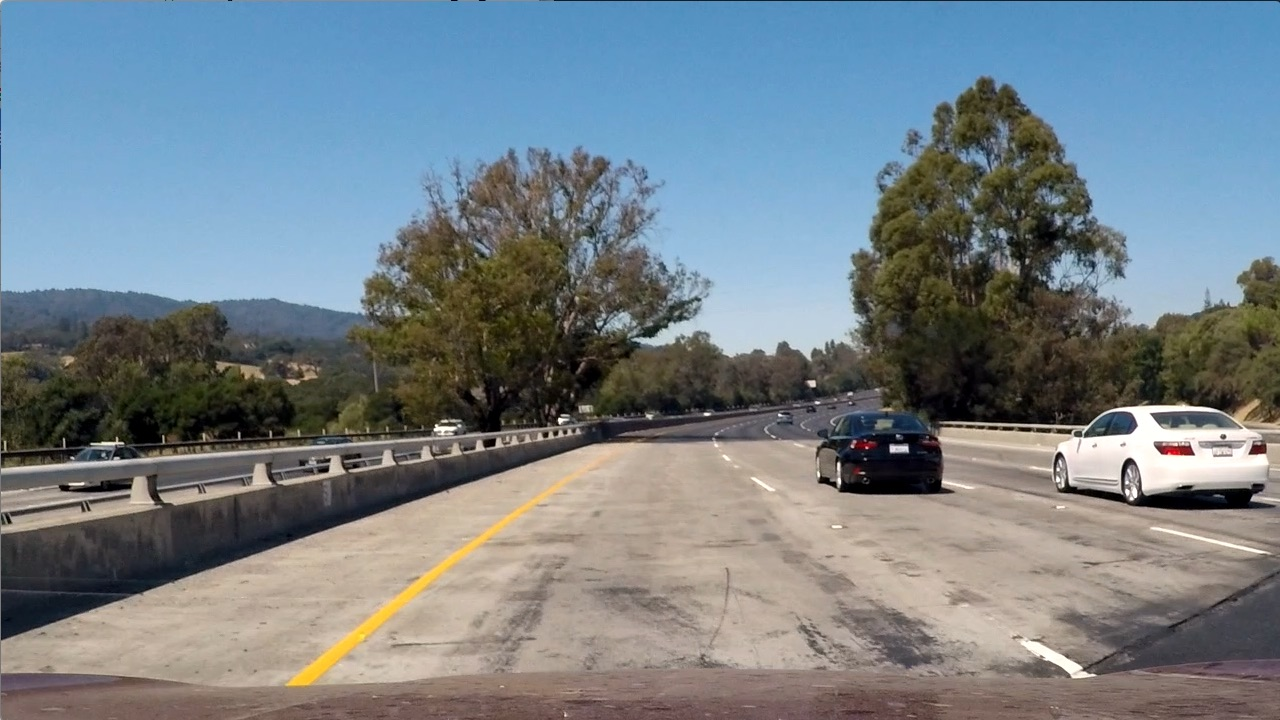
#> input picture test_images/test1.jpg, 1280 x 720 px; its folder holds 4 pictures in this run
$ jupyter execute --allow-errors project5.ipynb   (older library calls are emulated)
#> lines starting #> are read from the running program, lines starting #| are printed output that depends on the picture; after the words box and inside, x2 and y2 are one past the last pixel; in counts of white or black regions, pixels touching at a corner belong together
# Vehicle Detection and Tracking
Detect vehicles and track their position on the road in a test video using python, state vector machines, and openCV2
## Author: Aneeq Mahmood
### Email: aneeq.sdc@gmail.com

# Cell 0: Import main modules

[cell 1]
# import modules to be used
import numpy as np
import matplotlib.pyplot as plt
import cv2
from glob import glob
from scipy.ndimage.measurements import label
from random import shuffle
import os
import pickle
from skimage.feature import hog
import collections
import itertools
print("Import finished")

## Cell 1: Helper to read images from directories

[cell 2]
def dataset_read( v_dir, nv_dir,veh, nveh):
    """
    Function to read images of vehicles and non-vehicles, and saving them in a dictionary
    Inputs
    v_dir: directory path for vehicle images
    nv_dir: directory path to non-vehicles images
    veh: sub folders  list for vehicles
    nveh: list containing subfolders for non-vehicle images

    Output
    image_dic: dictionary of vehicles and non-vehicle images
    """
    image_dic = {}
    key1 = "vehicles"
    key2 = "non_vehicles"
    image_dic[key1] = list()
    image_dic[key2] = list()
    downsample = 5                   # downsample by this number for timeseries  images

     # First read non-vehicle images
    for non_vehicles in nveh:
        #iterate through non-vehicles subdirectories
        img_mask = nv_dir + non_vehicles +'*.png'
        img_names = glob(img_mask)

        for img in img_names:           # read images from glob an save in dict

            im = cv2.imread(img)        # use cv2 to read so that image values are between 0 and 255
            image_dic[key2].append(cv2.cvtColor(im,cv2.COLOR_BGR2RGB))   # change colorspace and save in images

    # Iterating through vehicles subfolders
    for vehicles in veh:
        #iterate through non-vehicles subdirectories
        img_mask = v_dir + vehicles +'*.png'
        img_names = glob(img_mask)

        for ind, img in enumerate(img_names):     # read images from glob an save in dict

            if ( "KTTI" in vehicles ):             # Read all images rom KTTI
                im = cv2.imread(img)               # use cv2 to read so that image values are between 0 and 255
                image_dic[key1].append(cv2.cvtColor(im,cv2.COLOR_BGR2RGB))   # change colorspace and save in images
            else:                                  # read every 5th image  for GTT
                if (not ind % downsample):
                    im = cv2.imread(img)
                    image_dic[key1].append(cv2.cvtColor(im,cv2.COLOR_BGR2RGB))

    # Making sure that all dictionary keys have same length of values

    differ = abs(len(image_dic["vehicles"] ) - len(image_dic["non_vehicles"] ))

    # non-vehicles has bigger size
    temp = image_dic["non_vehicles"]

    # Shuffle the non-vehicle images
    shuffle(temp)
    # Cut down the number of non-vehicles images
    temp[:differ] = []


    image_dic["non_vehicles"] = temp


    return image_dic

# Cell 1a: Import training dataset

[cell 3]
# IF images are already sorted and available, then use them
if os.path.exists("image_dict.p"):
    print("Using images already provided in a dictionary")
    with open('image_dict.p', 'rb') as fp:
        image_dict = pickle.load(fp)

else: # read images from directory "image_bank"
    print("Making new image dictionary")

    #Specifying folders and subfolders for entire data set
    vehicles_dir = "image_bank/vehicles/"
    n_vehicles_dir = "image_bank/non-vehicles/"
    vehicles = ["GTI_Far/","GTI_Left/","GTI_MiddleClose/","GTI_Right/", "KITTI_extracted/"]
    non_vehicles = ["Extras/","GTI/"]

    image_dict = {}
    image_dict = dataset_read(vehicles_dir, n_vehicles_dir, vehicles, non_vehicles)


    with open('image_dict.p', 'wb') as fp:
        pickle.dump(image_dict, fp)

#> (the rest of this cell did not finish here and is left out)

# Cell 2: Extract Feature Pipeline
This cell contain all feature extraction techniques  namely, spatial features (resized images), color features (from histogram), all hog features. These methods are obtained from code from tutorials and quizes in class.

[cell 4]
# Define a function to compute binned color features
# [30 lines left out: functions bin_spatial, color_hist, get_hog_features, not called in this run]


# Extract features from a list of images
def all_img_features(imgs, color_space='RGB', spatial_size=(32, 32),
                        hist_bins=32, orient=9,
                        pix_per_cell=8, cell_per_block=2, hog_channel=0,
                        spatial_feat=True, hist_feat=True, hog_feat=True):
    #1) Define an empty list to receive features
#> called with color_space = 'YUV', spatial_size = (32, 32), hist_bins = 64, orient = 9, pix_per_cell = 8, cell_per_block = 2, hog_channel = 'ALL', spatial_feat = True
    features = []
    # Obtain feature from every image in list, imgs
    for img in imgs:

        img_features = []        # a list to combine all types of features
        spatial_features = []    # list to save spatial features
        hist_features = []       # list to save histogram features
        hogg = []                # list to save hogg features

        #2) Apply color conversion if other than 'RGB'
        if color_space != 'RGB':
            if color_space == 'HSV':
                feature_image = cv2.cvtColor(img, cv2.COLOR_RGB2HSV)
            elif color_space == 'LUV':
                feature_image = cv2.cvtColor(img, cv2.COLOR_RGB2LUV)
            elif color_space == 'HLS':
                feature_image = cv2.cvtColor(img, cv2.COLOR_RGB2HLS)
            elif color_space == 'YUV':
                feature_image = cv2.cvtColor(img, cv2.COLOR_RGB2YUV)
            elif color_space == 'YCrCb':
                feature_image = cv2.cvtColor(img, cv2.COLOR_RGB2YCrCb)
        else: feature_image = np.copy(img)
        #3) Compute spatial features if flag is set
        if spatial_feat == True:
            spatial_features = bin_spatial(feature_image, size=spatial_size)
            #print(len(spatial_features))
        #5) Compute histogram features if flag is set
        if hist_feat == True:
            hist_features = color_hist(feature_image, nbins=hist_bins)
            #print(len(hist_features))

        #7) Compute HOG features if flag is set
        if hog_feat == True:
            if hog_channel == 'ALL':         # Use all 3 channels
               # hogg = []
                for channel in range(feature_image.shape[2]):
                    hogg.append(get_hog_features(feature_image[:,:,channel],
                                    orient, pix_per_cell, cell_per_block,
                                    vis=False, feature_vec=True))
                hogg = np.ravel(hogg)
                #print(len(hogg))
            else:
                hogg.append( get_hog_features(feature_image[:,:,hog_channel], orient,
                            pix_per_cell, cell_per_block, vis=False, feature_vec=True))

           # Collect all features for one images
            img_features.append(np.concatenate((spatial_features,hist_features,hogg)))


            # Save these in a different array

            features.append(img_features)
            #break
    return features

# Extract features from a single images

# [45 lines left out: function single_img_features, not called in this run]

# Cell 3: Get Dataset and set feature parameters

[cell 5]
# Combine car and non-car images in one array
car_images = image_dict["vehicles"] + image_dict["non_vehicles"]
# Get  labels for car_images as 1 and 0
labels =    np.hstack((np.ones(len(image_dict["vehicles"])), np.zeros(len(image_dict["non_vehicles"]))))


print(len(labels), np.shape(car_images))


color_space = "YUV" # Can be RGB, HSV, LUV, HLS, YUV, YCrCb
orient = 9  # HOG orientations
pix_per_cell = 8 # HOG pixels per cell
cell_per_block = 2 # HOG cells per block
hog_channel = "ALL" # Can be 0, 1, 2, or "ALL"
spatial_size = (32, 32) # Spatial binning dimensions
hist_bins = 64    # Number of histogram bins
spatial_feat = True # Spatial features on or off
hist_feat = True # Histogram features on or off
hog_feat = True # HOG features on or off

# Cell 3a: Plot test outputs for hog features

#> (a cell that did not finish here is left out)

#  Cell 4: Extract Features from image dataset

[cell 7]
# Get a feature array for all training images
features = all_img_features(car_images, color_space,
                            spatial_size, hist_bins,
                            orient, pix_per_cell,
                            cell_per_block,
                            hog_channel,
                             spatial_feat, hist_feat, hog_feat)

sh = np.shape(features)

#> (the rest of this cell did not finish here and is left out)

# Cell 5: Import State vector machine (SVM)
import SVM and normalise the data by removing mean and diving by standard deviation

[cell 8]
from sklearn.svm import SVC
import time
from sklearn.cross_validation import train_test_split
from sklearn.metrics import accuracy_score
from sklearn.preprocessing import StandardScaler

#> (the rest of this cell did not finish here and is left out)

# Cell 6: Train the SVM with data

[cell 9]
import pickle

# If model already trained, use this
#> (the rest of this cell did not finish here and is left out)

# Cell 7: Get test images from test directory using glob

[cell 10]
test_dir = "test_images/"

mask = test_dir + '*.jpg'
img_names = glob(mask)                   # Collect image names

test_images = []
for fn in img_names:

    img = cv2.imread(fn)
#> img is the input picture: shape (720, 1280, 3); mean B, G, R 135.5, 128.7, 117.5
    test_images.append(cv2.cvtColor(img,cv2.COLOR_BGR2RGB))   # change colorspace and save in images

# PLot a random image
plt.imshow(test_images[np.random.randint(len(test_images))])
plt.show()
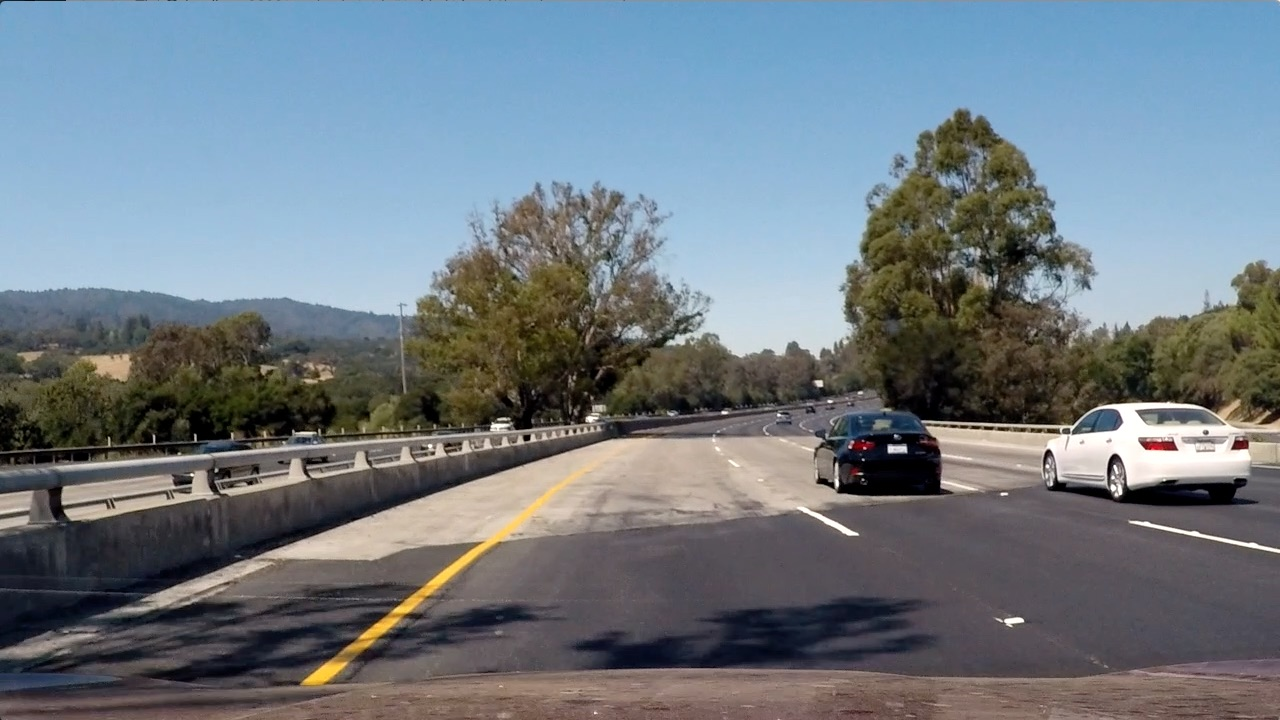
#> shown: shape (720, 1280, 3); mean R, G, B 112.2, 122.7, 130.9

# Cell 8: Helping functions for sliding windows across and image

[cell 11]
def draw_boxes(img, bboxes, color=(0, 0, 255), thick=6):
    """
    A function to draw boxes on top of images
    Inputs
    img: input images
    bboxes: list of lists with coordinates of bounding boxes
    color: color assigned to the bbox
    thick: thickness of the line
    """
    # Make a copy of the image
    imcopy = np.copy(img)
    # go through the list of lists
    for item in itertools.chain(bboxes):
        # Draw a rectangle given bbox coordinates
        for bbox in item:  # Iterate through the bounding boxes
            cv2.rectangle(imcopy, bbox[0], bbox[1], color, thick)
    # Return the image copy with boxes drawn
    return imcopy


from sklearn.preprocessing import StandardScaler


# [40 lines left out: function search_windows, not called in this run]


# Define a function that takes an image,
# start and stop positions in both x and y,
# window size (x and y dimensions),
# and overlap fraction (for both x and y)
def slide_window(img, x_start_stop=[None, None], y_start_stop=[None, None],
                    xy_window=(64, 64), xy_overlap=(0.5, 0.5)):
    """
    Get coordinates of boxes after sliding boxes on an images
    Inputs
    x_start_stop: Start and end coordinates of  x-axis
    y_start_stop= Start and end coordinates of  y-axis
    xy_window= Tuple of window size in pixels,
    xy_overlap= Tuple of overlap between new and old windows

    Outputs:
    window_list: list of bounding boxes for a particular window size
    """


    # If x and/or y start/stop positions not defined, set to image size
    if x_start_stop[0] == None:
        x_start_stop[0] = 0
    if x_start_stop[1] == None:
        x_start_stop[1] = img.shape[1]
    if y_start_stop[0] == None:
        y_start_stop[0] = 0
    if y_start_stop[1] == None:
        y_start_stop[1] = img.shape[0]
    # Compute the span of the region to be searched
    xspan = np.abs((x_start_stop[1] - x_start_stop[0]))
    yspan = y_start_stop[1] - y_start_stop[0]
    # Compute the number of pixels per step in x/y
    nx_pix_per_step = np.int(xy_window[0]*(1 - xy_overlap[0]))
    ny_pix_per_step = np.int(xy_window[1]*(1 - xy_overlap[1]))
    # Compute the number of windows in x/y
    nx_buffer = np.int(xy_window[0]*(xy_overlap[0]))
    ny_buffer = np.int(xy_window[1]*(xy_overlap[1]))
    nx_windows = np.int((xspan-nx_buffer)/nx_pix_per_step)
    ny_windows = np.int((yspan-ny_buffer)/ny_pix_per_step)
    # Initialize a list to append window positions to
    window_list = []
    # Loop through finding x and y window positions
    # Note: you could vectorize this step, but in practice
    # you'll be considering windows one by one with your
    # classifier, so looping makes sense
    for ys in range(ny_windows):
        for xs in range(nx_windows):
            # Calculate window position
            endx = x_start_stop[0] - xs*nx_pix_per_step  # Start from left most pixels
            startx = endx -  xy_window[0]# calculate starting point with respect to end point
            starty = ys*ny_pix_per_step + y_start_stop[0]
            endy = starty + xy_window[1]
            # Append window position to list
            window_list.append(((startx, starty), (endx, endy)))
    # Return the list of windows
    return window_list

# Cell 9: Draw windows on image of different scales

[cell 12]
win_size = [  64, 100, 128 ] # Sample Window sizes/scales in pixels
windows = []

# Get a list of lists called windows, which contain windows of different sizes
for size in win_size:
    windows.append( slide_window(test_images[0], x_start_stop=[1280, 650], y_start_stop=[370,660],
                    xy_window=(size,int(0.7*size)),xy_overlap=(0.3, 0.3))  )

# Get a random image
test_samp = test_images[np.random.randint(len(test_images))]
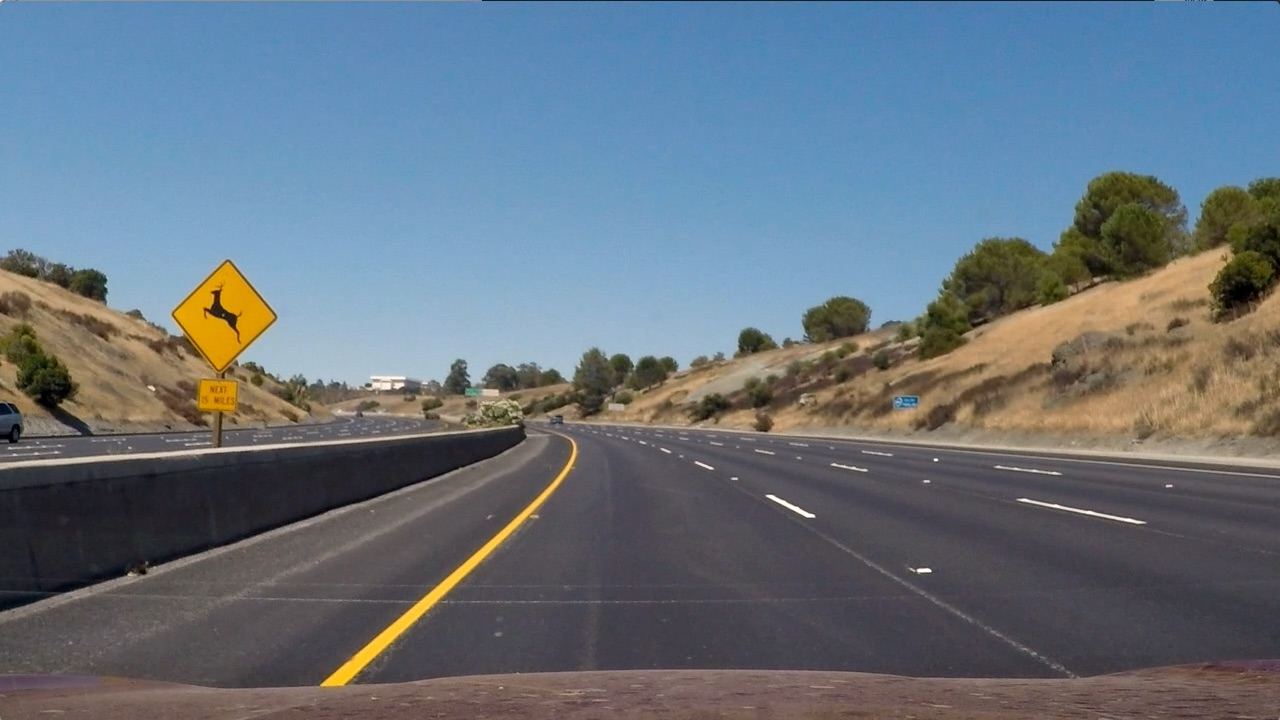
#> test_samp: shape (720, 1280, 3); mean R, G, B 102.8, 114.6, 125.5
# Draw windows on that image, highlighting search area
window_img = draw_boxes(test_samp, windows, color=(0, 0, 255), thick=6)
#> after the loop in draw_boxes, `for item in itertools.chain(bboxes):`:
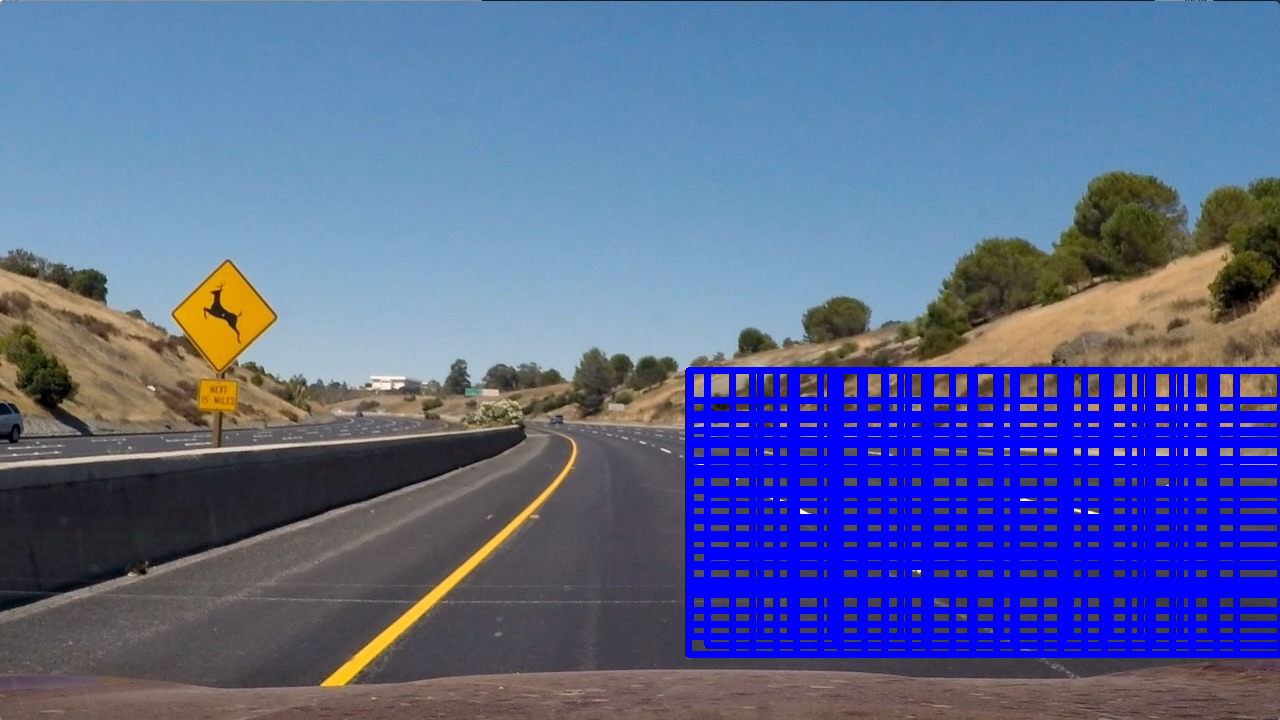
#> imcopy: shape (720, 1280, 3); 15.16% of pixels changed, all inside (x1, y1, x2, y2) = (685, 367, 1280, 658)


plt.imshow(window_img)
plt.savefig("output_images/sliding_windows.jpg")
plt.show()

# Cell 10: Search for cars in highlighted area

[cell 13]
draw_image = np.copy(test_samp)
hot_windows = []
# go through windows of different sizes and look for cars within
#> (the rest of this cell did not finish here and is left out)

# Cell 11: Helper functions to draw heatmaps

[cell 14]
def add_heat(heatmap, bbox_list):
    """
    Highlight the area marked by boxes
    Input:
    heatmap: an image of all zeros
    bbox_list: bounding boxes
    Output:
    heatmap: image with non-zeros entries at bounding boxes' coordinates
    """
    # Iterate through list of bboxes
    for box in bbox_list:
        # Add += 1 for all pixels inside each bbox
        # Assuming each "box" takes the form ((x1, y1), (x2, y2))
        heatmap[box[0][1]:box[1][1], box[0][0]:box[1][0]] += 1
#> heatmap: shape (720, 1280) float64; every value is 0

    # Return updated heatmap
    return heatmap

def apply_threshold(heatmap, threshold):
    """
    Filter and remove heatmap for values less than threshold
    Input:
    heatmap: image with integer values at specific points
    threshold: Limit
    Output:
    heatmap: original images after filtering
    """
#| (720, 1280)

    # Zero out pixels below the threshold
    heatmap[heatmap <= threshold] = 0
    # Return thresholded map
    return heatmap

def draw_labeled_bboxes(img, labels):
    """
    Draw labeled boxes where cars have been detected

    INputs
    img: input image
    labels: areas of concentrated heatmpas (see: scipy.ndimage.measurements --> label)
    Outputs:
    img: image with bounding boxes around cars

    """
    # Iterate through all detected cars
    for car_number in range(1, labels[1]+1):
        # Find pixels with each car_number label value
        nonzero = (labels[0] == car_number).nonzero()
        # Identify x and y values of those pixels
        nonzeroy = np.array(nonzero[0])
        nonzerox = np.array(nonzero[1])
        # Define a bounding box based on min/max x and y
        bbox = ((np.min(nonzerox), np.min(nonzeroy)), (np.max(nonzerox), np.max(nonzeroy)))
        # Draw the box on the image
        cv2.rectangle(img, bbox[0], bbox[1], (0,0,255), 6)
    # Return the image
    return img


# [42 lines left out: functions draw_filteredlabeled_bboxes, remove_outliers, not called in this run]
